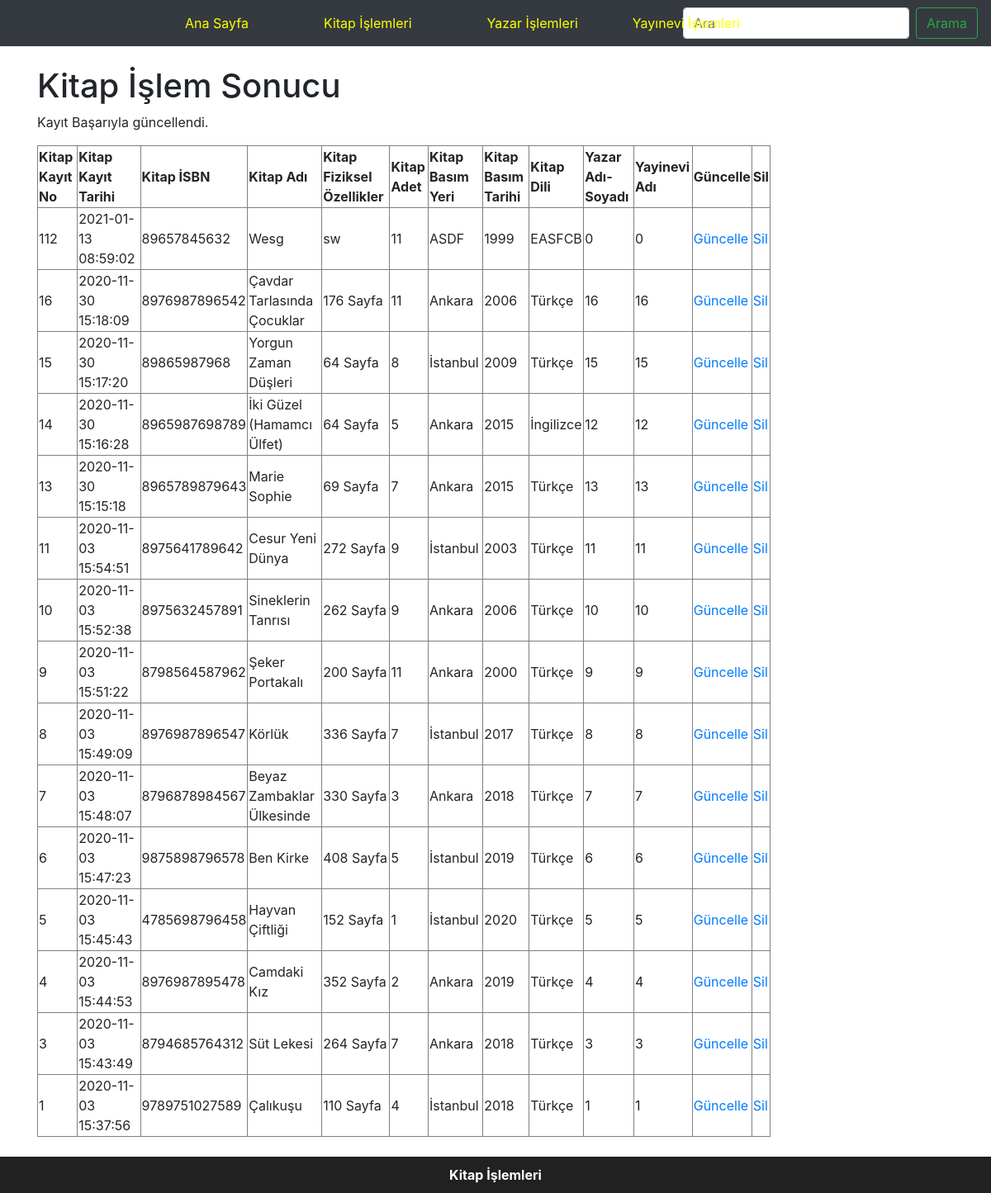
The page /kitap_guncellendi.php on the database its author committed.
### tables this page shows
CREATE TABLE `kitapveri` (
  `kkn` int(11) NOT NULL COMMENT 'Kitap tablosunun ana anahtarı',
  `kkt` timestamp NOT NULL DEFAULT current_timestamp() COMMENT 'Kitabın veri tabanına kayıt tarihi',
  `ki` varchar(13) NOT NULL COMMENT 'Kitabın ISBN numarası',
  `ka` varchar(300) NOT NULL COMMENT 'Kitabın tam adı',
  `kf` varchar(50) NOT NULL COMMENT 'Kitabın temel fiziksel özellikleri',
  `kadet` int(11) NOT NULL COMMENT 'Kitap sayısı hakkında genel bilgi',
  `kbyeri` varchar(50) NOT NULL COMMENT 'Kitabın oluşturulduğu yer',
  `kbtarih` year(4) NOT NULL COMMENT 'Kitabın basım tarihi',
  `kdili` varchar(100) NOT NULL COMMENT 'Kitabın ana dili',
  `yykn` int(11) NOT NULL COMMENT 'Yayınevi kayıt numarası anahtar alanı',
  `yazarkayitno` int(11) NOT NULL COMMENT 'Yazar Numarası artan no\r\n'
);

### kitap_guncellendi.php (the view, shortened to what this page needs)
<?php
    require_once("baglanti.php");
    $kkn = mysqli_real_escape_string($baglanti, $_POST['kkn']);
    $ki = mysqli_real_escape_string($baglanti, $_POST['ki']);
    $ka = mysqli_real_escape_string($baglanti, $_POST['ka']);
    $kf = mysqli_real_escape_string($baglanti, $_POST['kf']);
    $kadet = mysqli_real_escape_string($baglanti, $_POST['kadet']);
    $kbyeri = mysqli_real_escape_string($baglanti, $_POST['kbyeri']);
    $kbtarih = mysqli_real_escape_string($baglanti, $_POST['kbtarih']);
    $kdili = mysqli_real_escape_string($baglanti, $_POST['kdili']);
    $yykn = mysqli_real_escape_string($baglanti, $_POST['yykn']);
    $yazarkayitno=mysqli_real_escape_string($baglanti, $_POST['yazarkayitno']);
    $sorgu = "UPDATE kitapveri SET ki = '$ki', ka = '$ka',  kf = '$kf', kadet = '$kadet', kbyeri = '$kbyeri', kbtarih = '$kbtarih', kdili = '$kdili', yykn = '$yykn', yazarkayitno = '$yazarkayitno' WHERE kkn = $kkn ";
    if (mysqli_query($baglanti, $sorgu)) {
        $islemSonuc = "Kayıt Başarıyla güncellendi.";
    }
    else {
        $islemSonuc = "Hata: " . $sorgu . "<br>" . mysqli_error($baglanti);
    }
    $sorgu2 = mysqli_query($baglanti, "SELECT * FROM kitapveri ORDER BY kkn DESC");
?>
<!DOCTYPE html>
<html lang="tr"><head><meta http-equiv="Content-Type" content="text/html; charset=UTF-8">
<link href="bootstrap.min.css" rel="stylesheet">
    <link href="./katalog_files/navbar-top.css" rel="stylesheet">
  </head>
  <body>
    <nav class="navbar navbar-expand-md navbar-dark bg-dark mb-4">
  <div class="collapse navbar-collapse" id="navbarCollapse">
    <ul class="navbar-nav mr-auto">
      <li class="nav-item">
        <a class="nav-link" href="index.php" style="color:yellow;position:relative; left:200px">Ana Sayfa </a>
      </li>
      <li class="nav-item">
        <a class="nav-link" href="kitap.php" style="color:yellow;position:relative; left:275px">Kitap İşlemleri</a>
      </li>
      <li class="nav-item">
        <a class="nav-link" href="yazar.php" style="color:yellow;position:relative; left:350px">Yazar İşlemleri</a>
      </li>
      <li class="nav-item">
        <a class="nav-link" href="yayinevi.php" style="color:yellow;position:relative; left:400px">Yayınevi İşlemleri</a>
      </li>
    </ul>
    <form class="form-inline mt-2 mt-md-0">
      <input class="form-control mr-sm-2" type="text" placeholder="Ara" aria-label="Search">
      <button class="btn btn-outline-success my-2 my-sm-0" type="submit">Arama</button>
    </form>
  </div>
</nav>
<main role="main" class="container">
<h1>Kitap İşlem Sonucu</h1>
<p><?php echo $islemSonuc; ?></p>
<?php
echo("<table border=1 width=80%>");
    echo("<tr>");
    echo("<td><b>Kitap Kayıt No</b></td>");
    echo("<td><b>Kitap Kayıt Tarihi</b></td>");
    echo("<td><b>Kitap İSBN</b></td>");
    echo("<td><b>Kitap Adı</b></td>");
    echo("<td><b>Kitap Fiziksel Özellikler</b></td>");
    echo("<td><b>Kitap Adet</b></td>");
    echo("<td><b>Kitap Basım Yeri</b></td>");
    echo("<td><b>Kitap Basım Tarihi</b></td>");
    echo("<td><b>Kitap Dili</b></td>");
    echo("<td><b>Yazar Adı-Soyadı</b></td>");
    echo("<td><b>Yayinevi Adı</b></td>");
    echo("<td><b>Güncelle</b></td>");
    echo("<td><b>Sil</b></td>");
    echo("</tr>");
while($satir = mysqli_fetch_assoc($sorgu2)){
    echo("<tr>");
    echo("<td>".$satir["kkn"]."</td>");
    echo("<td>".$satir["kkt"]."</td>");
    echo("<td>".$satir["ki"]."</td>");
    echo("<td>".$satir["ka"]."</td>");
    echo("<td>".$satir["kf"]."</td>");
    echo("<td>".$satir["kadet"]."</td>");
    echo("<td>".$satir["kbyeri"]."</td>");
    echo("<td>".$satir["kbtarih"]."</td>");
    echo("<td>".$satir["kdili"]."</td>");
    echo("<td>".$satir["yykn"]."</td>");
    echo("<td>".$satir["yazarkayitno"]."</td>");
    echo("<td><a href='kitap_guncellenecek.php?kkn=".$satir["kkn"]."'>Güncelle</a></td>");
    echo("<td><a href='kitap_sil.php?kkn=".$satir["kkn"]."'>Sil</a></td>");
    echo("</tr>");
            }
echo("</table>");
?>
</main>
      <br>
      <footer style="text-align:center;background-color:#212121; color: white;padding:10px"><b>Kitap İşlemleri</b></footer>
</body></html>

### navbar-top.css (style rules this page uses)
body { min-height: 75rem; }

### rows shown on the page
kitapveri: kkn "112", kkt "2021-01-13 08:59:02", ki "89657845632", ka "Wesg", kf "sw", kadet "11", kbyeri "ASDF", kbtarih "1999", kdili "EASFCB", yykn "0", yazarkayitno "0"
kitapveri: kkn "16", kkt "2020-11-30 15:18:09", ki "8976987896542", ka "Çavdar Tarlasında Çocuklar", kf "176 Sayfa", kadet "11", kbyeri "Ankara", kbtarih "2006", kdili "Türkçe", yykn "16", yazarkayitno "16"
kitapveri: kkn "15", kkt "2020-11-30 15:17:20", ki "89865987968", ka "Yorgun Zaman Düşleri", kf "64 Sayfa", kadet "8", kbyeri "İstanbul", kbtarih "2009", kdili "Türkçe", yykn "15", yazarkayitno "15"
kitapveri: kkn "14", kkt "2020-11-30 15:16:28", ki "8965987698789", ka "İki Güzel (Hamamcı Ülfet)", kf "64 Sayfa", kadet "5", kbyeri "Ankara", kbtarih "2015", kdili "İngilizce", yykn "12", yazarkayitno "12"
kitapveri: kkn "13", kkt "2020-11-30 15:15:18", ki "8965789879643", ka "Marie Sophie", kf "69 Sayfa", kadet "7", kbyeri "Ankara", kbtarih "2015", kdili "Türkçe", yykn "13", yazarkayitno "13"
kitapveri: kkn "11", kkt "2020-11-03 15:54:51", ki "8975641789642", ka "Cesur Yeni Dünya", kf "272 Sayfa", kadet "9", kbyeri "İstanbul", kbtarih "2003", kdili "Türkçe", yykn "11", yazarkayitno "11"
kitapveri: kkn "10", kkt "2020-11-03 15:52:38", ki "8975632457891", ka "Sineklerin Tanrısı", kf "262 Sayfa", kadet "9", kbyeri "Ankara", kbtarih "2006", kdili "Türkçe", yykn "10", yazarkayitno "10"
kitapveri: kkn "9", kkt "2020-11-03 15:51:22", ki "8798564587962", ka "Şeker Portakalı", kf "200 Sayfa", kadet "11", kbyeri "Ankara", kbtarih "2000", kdili "Türkçe", yykn "9", yazarkayitno "9"
kitapveri: kkn "8", kkt "2020-11-03 15:49:09", ki "8976987896547", ka "Körlük", kf "336 Sayfa", kadet "7", kbyeri "İstanbul", kbtarih "2017", kdili "Türkçe", yykn "8", yazarkayitno "8"
kitapveri: kkn "7", kkt "2020-11-03 15:48:07", ki "8796878984567", ka "Beyaz Zambaklar Ülkesinde", kf "330 Sayfa", kadet "3", kbyeri "Ankara", kbtarih "2018", kdili "Türkçe", yykn "7", yazarkayitno "7"
kitapveri: kkn "6", kkt "2020-11-03 15:47:23", ki "9875898796578", ka "Ben Kirke", kf "408 Sayfa", kadet "5", kbyeri "İstanbul", kbtarih "2019", kdili "Türkçe", yykn "6", yazarkayitno "6"
kitapveri: kkn "5", kkt "2020-11-03 15:45:43", ki "4785698796458", ka "Hayvan Çiftliği", kf "152 Sayfa", kadet "1", kbyeri "İstanbul", kbtarih "2020", kdili "Türkçe", yykn "5", yazarkayitno "5"
kitapveri: kkn "4", kkt "2020-11-03 15:44:53", ki "8976987895478", ka "Camdaki Kız", kf "352 Sayfa", kadet "2", kbyeri "Ankara", kbtarih "2019", kdili "Türkçe", yykn "4", yazarkayitno "4"
kitapveri: kkn "3", kkt "2020-11-03 15:43:49", ki "8794685764312", ka "Süt Lekesi", kf "264 Sayfa", kadet "7", kbyeri "Ankara", kbtarih "2018", kdili "Türkçe", yykn "3", yazarkayitno "3"
kitapveri: kkn "1", kkt "2020-11-03 15:37:56", ki "9789751027589", ka "Çalıkuşu", kf "110 Sayfa", kadet "4", kbyeri "İstanbul", kbtarih "2018", kdili "Türkçe", yykn "1", yazarkayitno "1"

### other values the page prints
$islemSonuc "Kayıt Başarıyla güncellendi."
